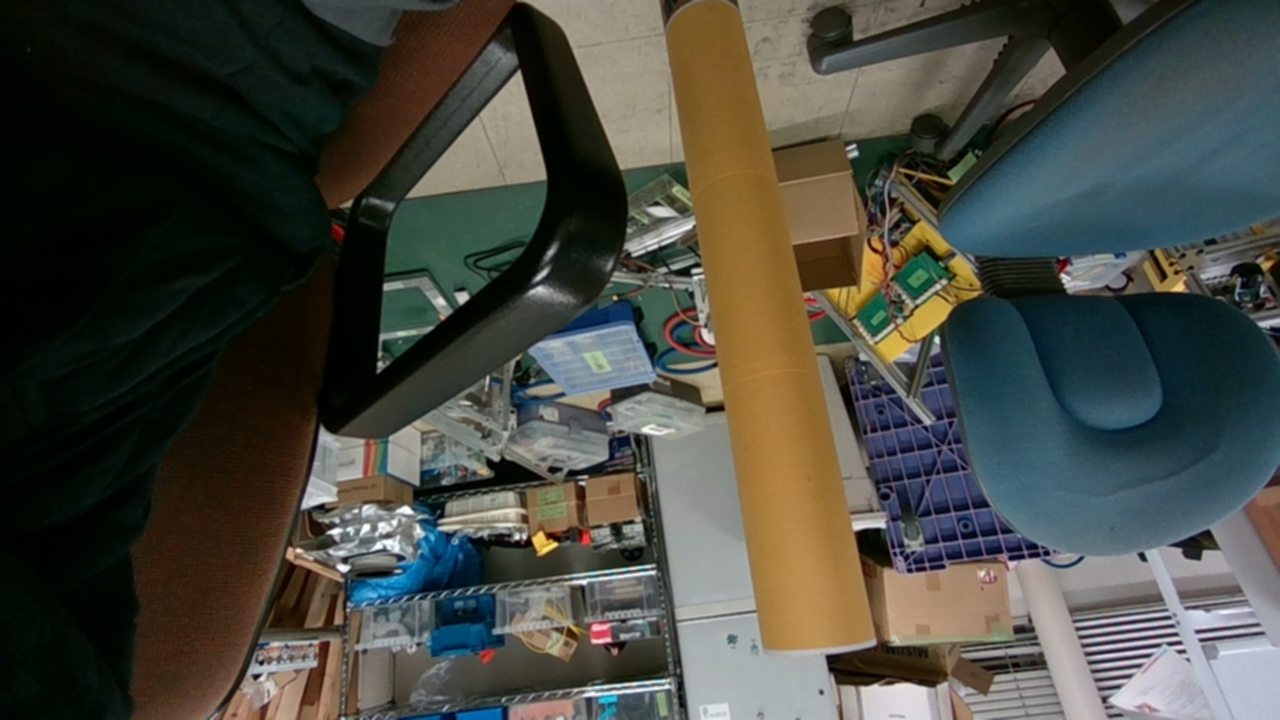
#> input picture G-eye-3.9/test_images/de_pole4.png, 1280 x 720 px, found by its file name
$ python check_hsv.py
#> lines starting #> are read from the running program, lines starting #| are printed output that depends on the picture; long printed decimals are rounded
import cv2
import numpy as np


def averages(img,x,y):
    average = 0.0
    img_hsv = cv2.cvtColor(img, cv2.COLOR_BGR2HSV)
    average += img_hsv[y,x]
    r = 12
    count=0
    for i in range(r):
        for j in range(r):
            average+=img_hsv[y+j+1,x+i+1]
            average+=img_hsv[y-j-1,x-i-1]
            average+=img_hsv[y+j+1,x-i-1]
            average+=img_hsv[y-j-1,x+i+1]
            count+=4

    average /= count
    print("("+str(x)+","+str(y)+")")
    print("average:"+str(average))
    cv2.rectangle(img,(x+r+1,y+r+1),(x-r-1,y-r-1),(0,0,0),-1)
    return img

img4 = cv2.imread("./test_images/de_pole4.png")
#> img4 is the input picture: shape (720, 1280, 3); mean B, G, R 64, 72.4, 71.2


print("img4")
averages(img4,400,651)
#> in averages, `img_hsv = cv2.cvtColor(img, cv2.COLOR_BGR2HSV)`: img_hsv: shape (720, 1280, 3); mean H, S, V 58.2, 124.6, 82.4
#> in averages, `average += img_hsv[y,x]`: average = [20, 8, 98]
#> after the loop in averages, `for i in range(r):`: average = [34882, 13727, 70910]; count = 576
#> in averages, `average /= count`: average = [60.56, 23.83, 123.1]
#| average:[ 60.559  23.832 123.108]
averages(img4,400,601)
#> in averages (call 2), `img_hsv = cv2.cvtColor(img, cv2.COLOR_BGR2HSV)`: img_hsv: shape (720, 1280, 3); mean H, S, V 58.2, 124.6, 82.3
#| average:[100.595 130.090 121.884]
averages(img4,400,551)
#> in averages (call 3), `img_hsv = cv2.cvtColor(img, cv2.COLOR_BGR2HSV)`: img_hsv: shape (720, 1280, 3); mean H, S, V 58.1, 124.5, 82.2
#| average:[ 91.734    34.118 156.767]
averages(img4,400,501)
#> in averages (call 4), `img_hsv = cv2.cvtColor(img, cv2.COLOR_BGR2HSV)`: img_hsv: shape (720, 1280, 3); mean H, S, V 58, 124.5, 82.1
#| average:[ 33.328    79.059 117.186]
averages(img4,400,451)
#> in averages (call 5), `img_hsv = cv2.cvtColor(img, cv2.COLOR_BGR2HSV)`: img_hsv: shape (720, 1280, 3); mean H, S, V 58, 124.4, 82
#| average:[ 36.273  16.639 159.340]
averages(img4,400,401)
#> in averages (call 6), `img_hsv = cv2.cvtColor(img, cv2.COLOR_BGR2HSV)`: img_hsv: shape (720, 1280, 3); mean H, S, V 57.9, 124.4, 81.9
#| average:[38.1875     50.535 54.644]
averages(img4,400,351)
#> in averages (call 7), `img_hsv = cv2.cvtColor(img, cv2.COLOR_BGR2HSV)`: img_hsv: shape (720, 1280, 3); mean H, S, V 57.9, 124.4, 81.8
#| average:[ 70.417 155.042  48.311]
averages(img4,713,97)
#> in averages (call 8), `img_hsv = cv2.cvtColor(img, cv2.COLOR_BGR2HSV)`: img_hsv: shape (720, 1280, 3); mean H, S, V 57.9, 124.2, 81.8
#| average:[ 18.002 178.965 127.602]
averages(img4,713,47)
#> in averages (call 9), `img_hsv = cv2.cvtColor(img, cv2.COLOR_BGR2HSV)`: img_hsv: shape (720, 1280, 3); mean H, S, V 57.8, 124.1, 81.7
#> in averages (call 9), `average += img_hsv[y,x]`: average = [18, 180, 123]
#> after the loop in averages (call 9), `for i in range(r):`: average = [10550, 104295, 70936]; count = 576
#> in averages (call 9), `average /= count`: average = [18.32, 181.1, 123.2]
#| average:[ 18.316 181.068 123.153]
#> in averages (call 9), `cv2.rectangle(img,(x+r+1,y+r+1),(x-r-1,y-r-1),(0,0,0),-1)`:
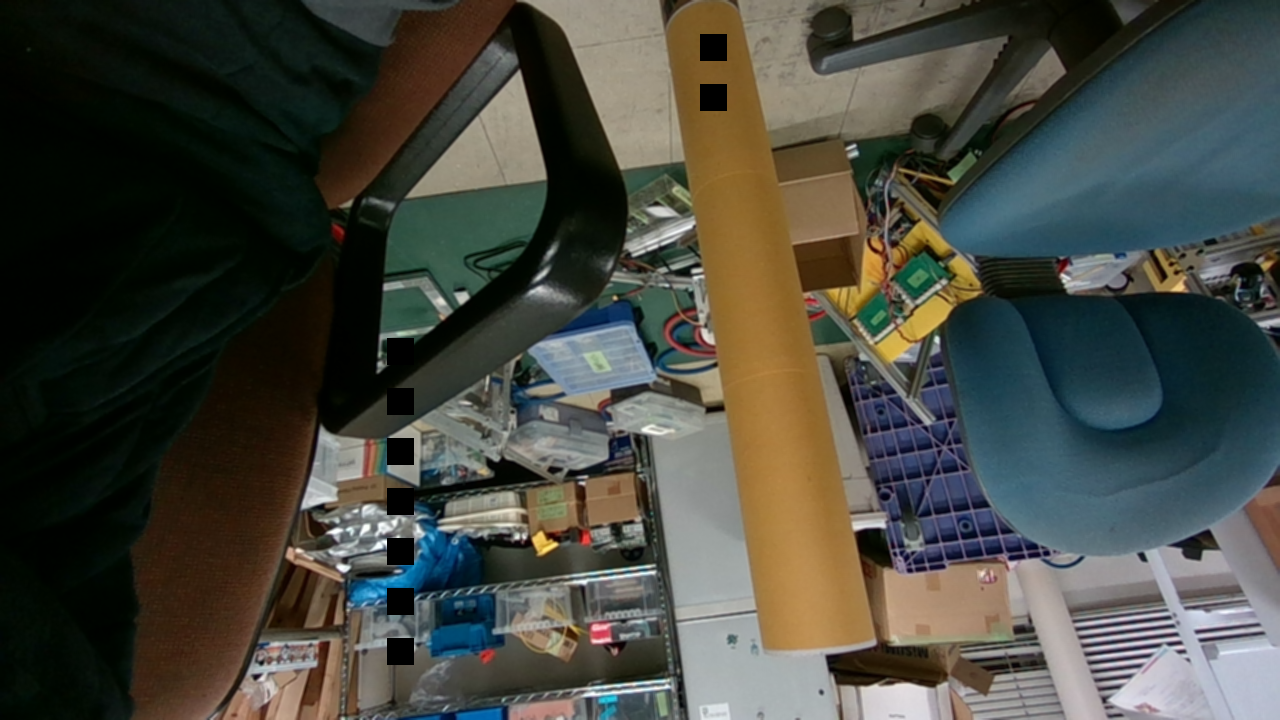
#> img: shape (720, 1280, 3); mean B, G, R 63.4, 71.7, 70.5


cv2.namedWindow("img", cv2.WINDOW_NORMAL)
cv2.resizeWindow("img", 640, 480)

cv2.imshow("img",img4)
while True:
    if cv2.waitKey(30) == 27:
#> (key Esc is pressed here)
        break
cv2.destroyAllWindows

#1-797,380
#173,177
#2-677,354
#3-248,409
#1149,144

$ run again, with G-eye-3.9/test_images/de_pole1.png copied over G-eye-3.9/test_images/de_pole4.png
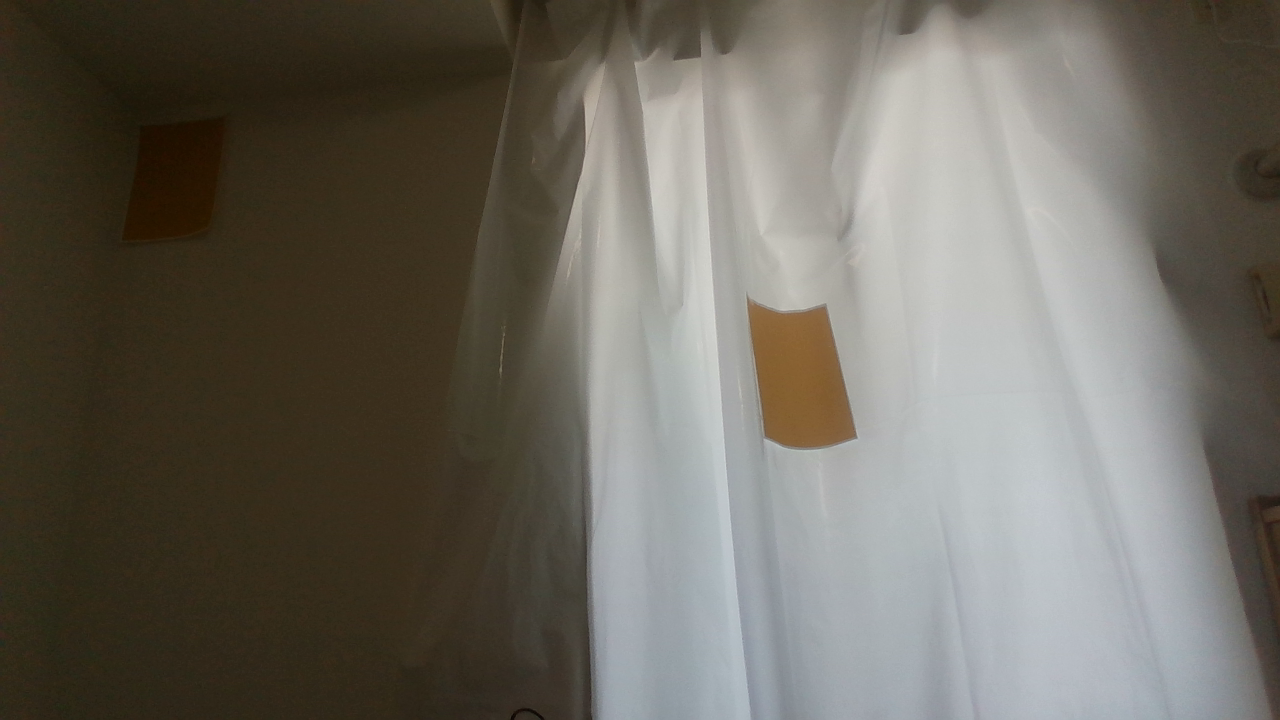
#> input picture G-eye-3.9/test_images/de_pole1.png, 1280 x 720 px, found by its file name
#> img4 is the input picture: shape (720, 1280, 3); mean B, G, R 95.5, 104.8, 109
#> img_hsv: shape (720, 1280, 3); mean H, S, V 38.5, 68.1, 111.2
#> in averages, `average += img_hsv[y,x]`: average = [20, 118, 56]
#> after the loop in averages, `for i in range(r):`: average = [11610, 68820, 30273]; count = 576
#> in averages, `average /= count`: average = [20.16, 119.5, 52.56]
#| average:[ 20.156    119.479  52.557]
#> img_hsv: shape (720, 1280, 3); mean H, S, V 38.5, 68, 111.1
#| average:[ 18.144 126.830  56.227]
#> img_hsv: shape (720, 1280, 3); mean H, S, V 38.5, 67.9, 111.1
#| average:[ 18.111 125.866  56.519]
#> img_hsv: shape (720, 1280, 3); mean H, S, V 38.5, 67.8, 111
#| average:[ 17.733 129.340  57.651]
#> img_hsv: shape (720, 1280, 3); mean H, S, V 38.5, 67.7, 111
#| average:[ 18.047   128.394  58.163]
#> img_hsv: shape (720, 1280, 3); mean H, S, V 38.5, 67.6, 111
#| average:[ 17.899 129.335  59.267]
#> img_hsv: shape (720, 1280, 3); mean H, S, V 38.4, 67.5, 110.9
#| average:[ 18.582 126.832  59.259]
#> img_hsv: shape (720, 1280, 3); mean H, S, V 38.4, 67.4, 110.9
#| average:[ 16.283  22.997 163.5       ]
#> img_hsv: shape (720, 1280, 3); mean H, S, V 38.4, 67.4, 110.7
#> in averages (call 9), `average += img_hsv[y,x]`: average = [21, 31, 107]
#> after the loop in averages (call 9), `for i in range(r):`: average = [10591, 25143, 65917]; count = 576
#> in averages (call 9), `average /= count`: average = [18.39, 43.65, 114.4]
#| average:[ 18.387  43.651 114.439]
#> in averages (call 9), `cv2.rectangle(img,(x+r+1,y+r+1),(x-r-1,y-r-1),(0,0,0),-1)`:
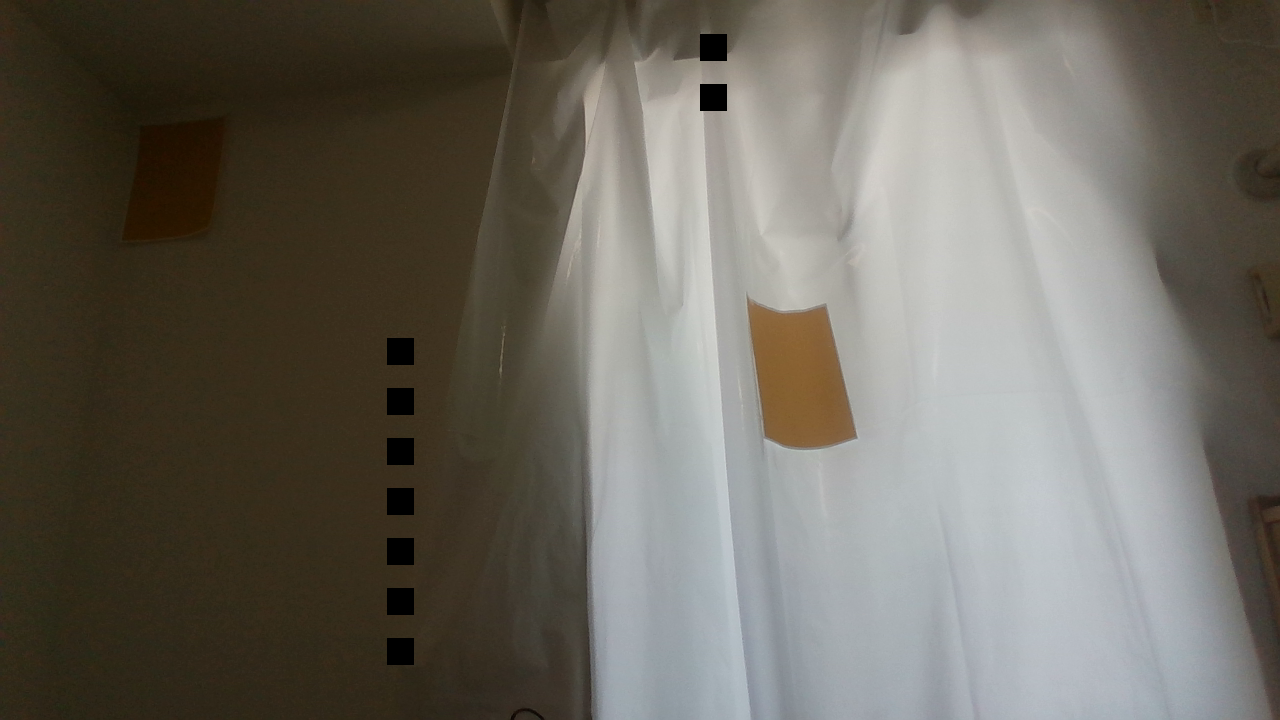
#> img: shape (720, 1280, 3); mean B, G, R 95.1, 104.3, 108.5

$ run again, with G-eye-3.9/test_images/de_pole2.png copied over G-eye-3.9/test_images/de_pole4.png
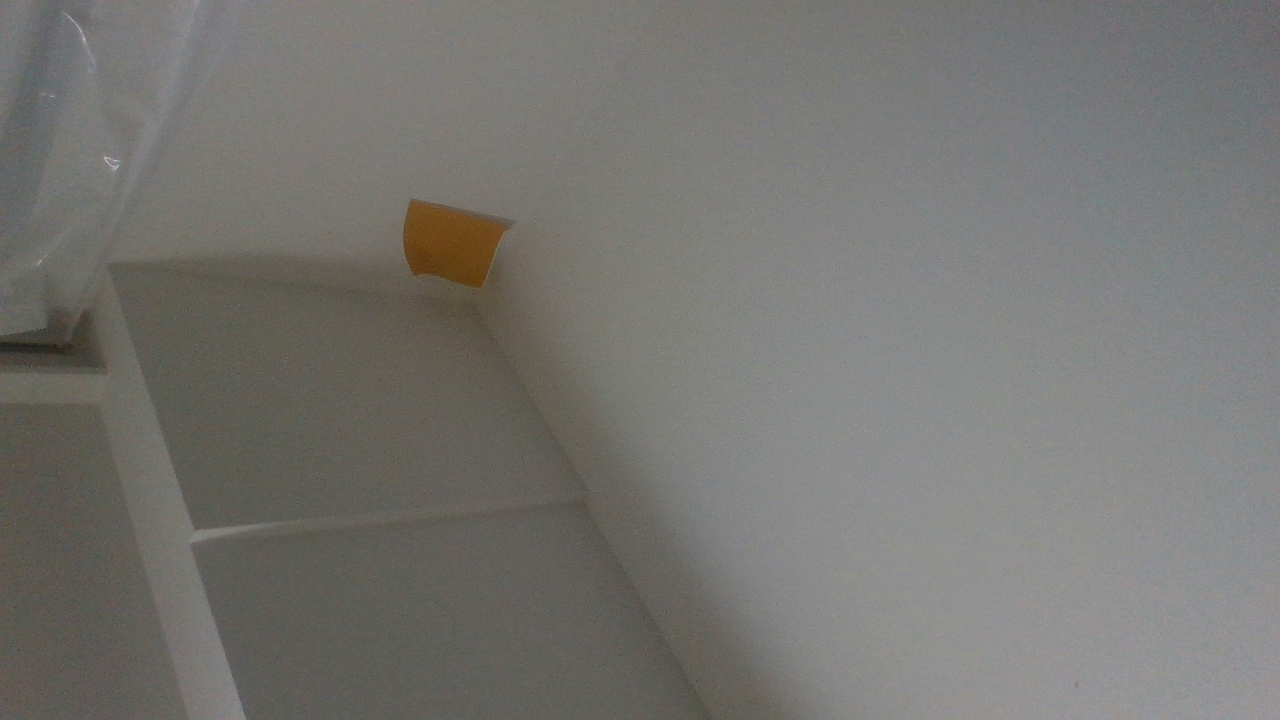
#> input picture G-eye-3.9/test_images/de_pole2.png, 1280 x 720 px, found by its file name
#> img4 is the input picture: shape (720, 1280, 3); mean B, G, R 113.1, 116.9, 118
#> img_hsv: shape (720, 1280, 3); mean H, S, V 44.8, 16.5, 119.1
#> in averages, `average += img_hsv[y,x]`: average = [37, 25, 93]
#> after the loop in averages, `for i in range(r):`: average = [17633, 11553, 53990]; count = 576
#> in averages, `average /= count`: average = [30.61, 20.06, 93.73]
#| average:[30.613 20.057 93.733]
#> img_hsv: shape (720, 1280, 3); mean H, S, V 44.8, 16.5, 119
#| average:[26.340 26.024 95.665]
#> img_hsv: shape (720, 1280, 3); mean H, S, V 44.8, 16.4, 118.9
#| average:[22.391   23.238 95.983]
#> img_hsv: shape (720, 1280, 3); mean H, S, V 44.7, 16.4, 118.9
#| average:[23.967 23.108 97.616]
#> img_hsv: shape (720, 1280, 3); mean H, S, V 44.7, 16.4, 118.8
#| average:[22.793 31.319 98.066]
#> img_hsv: shape (720, 1280, 3); mean H, S, V 44.7, 16.4, 118.7
#| average:[22.038 31.595 98.076]
#> img_hsv: shape (720, 1280, 3); mean H, S, V 44.7, 16.3, 118.6
#| average:[20.054 42.405 98.436]
#> img_hsv: shape (720, 1280, 3); mean H, S, V 44.7, 16.3, 118.6
#| average:[ 23.710  10.767 124.257]
#> img_hsv: shape (720, 1280, 3); mean H, S, V 44.7, 16.3, 118.5
#> in averages (call 9), `average += img_hsv[y,x]`: average = [38, 8, 123]
#> after the loop in averages (call 9), `for i in range(r):`: average = [14085, 6696, 70293]; count = 576
#> in averages (call 9), `average /= count`: average = [24.45, 11.62, 122]
#| average:[ 24.453    11.625      122.036]
#> in averages (call 9), `cv2.rectangle(img,(x+r+1,y+r+1),(x-r-1,y-r-1),(0,0,0),-1)`:
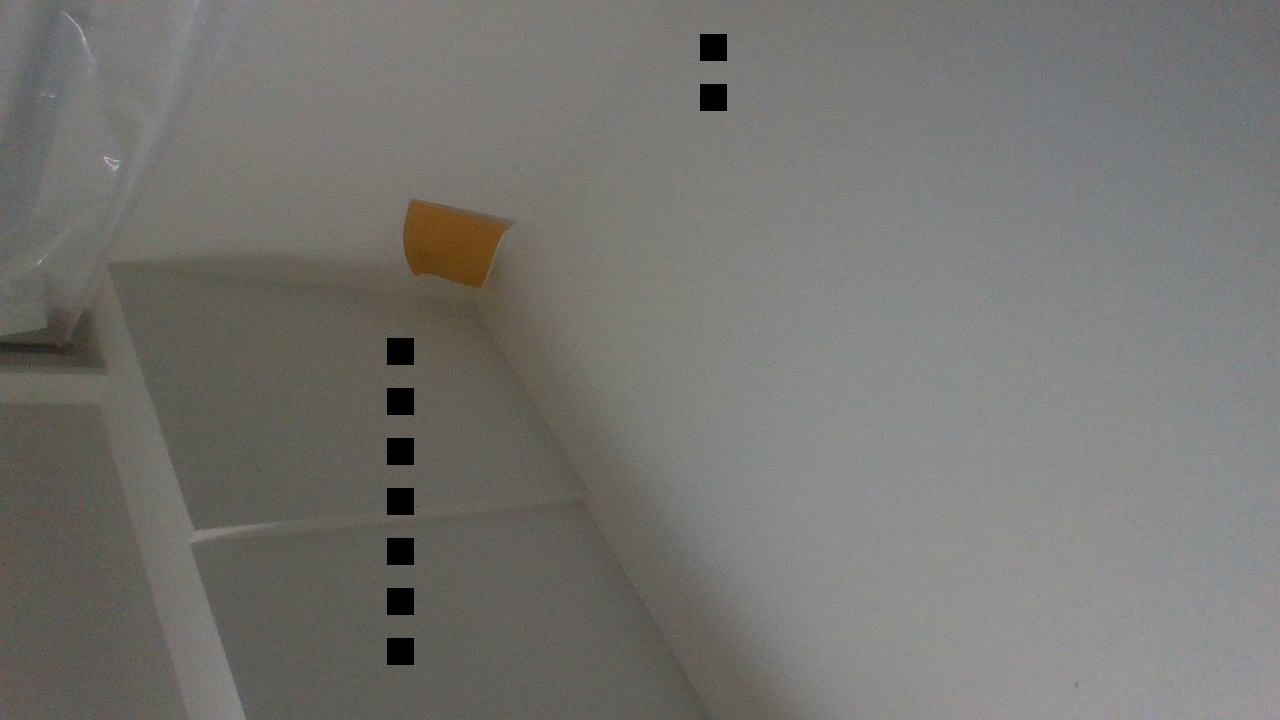
#> img: shape (720, 1280, 3); mean B, G, R 112.5, 116.2, 117.2
